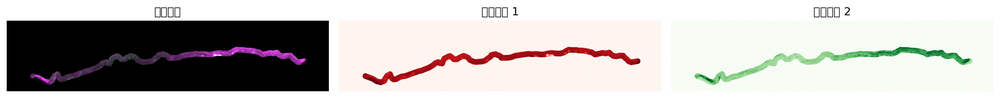
#> input picture fluorescence_segmentation/processed_S163-2_a_separation_result.png, 1000 x 98 px, shrunk from 2235 x 218 before the run
$ python -i ica_fluorescence_separation.py   (imports and definitions only)
#> lines starting #> are read from the running program, lines starting #| are printed output that depends on the picture
#!/usr/bin/env python3
# -*- coding: utf-8 -*-

"""
螢光染料分割工具：使用 ICA (獨立成分分析) 分離兩種螢光染料頻道

主要功能：
1. 載入含有兩種螢光染料的圖像
2. 使用 ICA 演算法分離獨立的螢光染料信號
3. 後處理和去噪
4. 視覺化分離結果
5. 批量處理多個圖像
"""

import numpy as np
from PIL import Image
import cv2
import os
from pathlib import Path
import argparse
import sys
import matplotlib.pyplot as plt
from sklearn.decomposition import FastICA
from sklearn.preprocessing import StandardScaler
from scipy import ndimage
from typing import Tuple, Optional, List
import warnings
# [1 line not run here, left out]

class FluorescenceICAProcessor:
    """螢光染料 ICA 分離處理器"""

    def __init__(self, n_components: int = 2, random_state: int = 42):
        """
        初始化處理器

        Args:
            n_components: ICA 成分數量（預設2，對應兩種染料）
            random_state: 隨機種子，確保結果可重現
        """
        self.n_components = n_components
        self.random_state = random_state
        self.ica = FastICA(n_components=n_components, random_state=random_state, max_iter=1000)
        self.scaler = StandardScaler()

    def load_image(self, image_path: str) -> Optional[np.ndarray]:
        """
        載入圖像

        Args:
            image_path: 圖像文件路徑

        Returns:
            圖像數組或None（載入失敗時）
        """
        try:
            img = Image.open(image_path)
            img_array = np.array(img)

            # 確保是彩色圖像
            if len(img_array.shape) == 2:
                # 如果是灰階圖，轉為RGB
                img_array = np.stack([img_array] * 3, axis=-1)
            elif len(img_array.shape) == 3 and img_array.shape[2] > 3:
                # 如果有alpha通道，只取RGB
                img_array = img_array[:, :, :3]

            print(f"✓ 載入圖像: {os.path.basename(image_path)} - 尺寸: {img_array.shape}")
            return img_array

        except Exception as e:
            print(f"✗ 載入圖像失敗 {image_path}: {e}")
            return None

    def preprocess_image(self, image: np.ndarray) -> np.ndarray:
        """
        圖像預處理

        Args:
            image: 輸入圖像

        Returns:
            預處理後的圖像
        """
        # 轉換為float類型並正規化到[0,1]
        processed = image.astype(np.float64) / 255.0

        # 高斯濾波去噪
        for i in range(processed.shape[2]):
            processed[:, :, i] = ndimage.gaussian_filter(processed[:, :, i], sigma=0.5)

        return processed

    def prepare_data_for_ica(self, image: np.ndarray) -> Tuple[np.ndarray, Tuple[int, int]]:
        """
        為ICA準備數據格式

        Args:
            image: 預處理後的圖像 (H, W, C)

        Returns:
            重塑後的數據 (n_pixels, n_channels) 和原始形狀
        """
        height, width, channels = image.shape
        # 重塑為 (n_pixels, n_channels)
        data = image.reshape(-1, channels)

        # 移除全零像素（背景）
        non_zero_mask = np.any(data > 0.01, axis=1)  # 閾值設定為0.01
        filtered_data = data[non_zero_mask]

        print(f"  有效像素數: {len(filtered_data)} / {len(data)} ({len(filtered_data)/len(data)*100:.1f}%)")

        return filtered_data, (height, width), non_zero_mask

    def perform_ica_separation(self, data: np.ndarray) -> np.ndarray:
        """
        執行ICA分離

        Args:
            data: 準備好的數據 (n_pixels, n_channels)

        Returns:
            分離後的獨立成分 (n_pixels, n_components)
        """
        print("  執行ICA分離...")

        # 標準化數據
        data_scaled = self.scaler.fit_transform(data)

        # 執行ICA
        separated_sources = self.ica.fit_transform(data_scaled)

        # 正規化分離結果到[0,1]
        for i in range(separated_sources.shape[1]):
            source = separated_sources[:, i]
            source_min, source_max = source.min(), source.max()
            if source_max > source_min:
                separated_sources[:, i] = (source - source_min) / (source_max - source_min)
            else:
                separated_sources[:, i] = 0

        print(f"  ✓ ICA分離完成，獲得 {separated_sources.shape[1]} 個獨立成分")
        return separated_sources

    def reconstruct_images(self, separated_sources: np.ndarray,
                          original_shape: Tuple[int, int],
                          non_zero_mask: np.ndarray) -> List[np.ndarray]:
        """
        重建分離後的圖像

        Args:
            separated_sources: ICA分離結果
            original_shape: 原始圖像形狀
            non_zero_mask: 有效像素掩碼

        Returns:
            重建的圖像列表
        """
        height, width = original_shape
        total_pixels = height * width
        reconstructed_images = []

        for i in range(separated_sources.shape[1]):
            # 創建空白圖像
            full_image = np.zeros(total_pixels)

            # 將分離的成分放回原位置
            full_image[non_zero_mask] = separated_sources[:, i]

            # 重塑為原始形狀
            reconstructed = full_image.reshape(height, width)
            reconstructed_images.append(reconstructed)

        return reconstructed_images

    def post_process_component(self, component: np.ndarray,
                             median_filter_size: int = 3,
                             threshold: float = 0.1) -> np.ndarray:
        """
        對分離出的成分進行後處理

        Args:
            component: 分離出的成分
            median_filter_size: 中值濾波器大小
            threshold: 二值化閾值

        Returns:
            後處理的成分
        """
        # 中值濾波去噪
        filtered = ndimage.median_filter(component, size=median_filter_size)

        # 形態學操作
        kernel = np.ones((3,3), np.uint8)

        # 轉換為uint8進行形態學操作
        filtered_uint8 = (filtered * 255).astype(np.uint8)

        # 開操作（去除小噪點）
        opened = cv2.morphologyEx(filtered_uint8, cv2.MORPH_OPEN, kernel)

        # 閉操作（填充小孔洞）
        closed = cv2.morphologyEx(opened, cv2.MORPH_CLOSE, kernel)

        # 轉換回float
        processed = closed.astype(np.float64) / 255.0

        return processed

    def process_image(self, image_path: str,
                     output_dir: Optional[str] = None,
                     save_intermediate: bool = True) -> Optional[List[np.ndarray]]:
        """
        處理單張圖像的完整流程

        Args:
            image_path: 輸入圖像路徑
            output_dir: 輸出目錄
            save_intermediate: 是否保存中間結果

        Returns:
            分離的螢光染料成分列表
        """
        print(f"\n處理圖像: {os.path.basename(image_path)}")

        # 1. 載入圖像
        raw_image = self.load_image(image_path)
#> in load_image, img is the input picture: PIL image 1000x98 RGBA; mean R, G, B, A 191, 187.6, 185.1, 255
#| ✓ 載入圖像: processed_S163-2_a_separation_result.png - 尺寸: (98, 1000, 3)
        if raw_image is None:
            return None

        # 2. 預處理
        processed_image = self.preprocess_image(raw_image)
        print("  ✓ 圖像預處理完成")

        # 3. 準備ICA數據
        ica_data, original_shape, non_zero_mask = self.prepare_data_for_ica(processed_image)
#|   有效像素數: 79092 / 98000 (80.7%)
#> original_shape = (98, 1000)
        if len(ica_data) < 100:  # 至少需要100個有效像素
            print("  ✗ 有效像素太少，無法進行ICA分析")
            return None

        # 4. ICA分離
        separated_sources = self.perform_ica_separation(ica_data)
#> in perform_ica_separation, `separated_sources = self.ica.fit_transform(data_scaled)`: separated_sources = 79092 pairs, first value -6.91 to 3.03, second value -5.46 to 1.76
#> the loop in perform_ica_separation, `for i in range(separated_sources.shape[1]):` made 2 passes
#> (source_min, source_max) on passes 1 to 2: (-6.91, 3.03), (-5.46, 1.76)
#> after the loop in perform_ica_separation, `for i in range(separated_sources.shape[1]):`: separated_sources = 79092 pairs, first value 0 to 1, second value 0 to 1
#|   ✓ ICA分離完成，獲得 2 個獨立成分

        # 5. 重建圖像
        separated_components = self.reconstruct_images(separated_sources, original_shape, non_zero_mask)
#> in reconstruct_images, `height, width = original_shape`: height = 98; width = 1000
#> in reconstruct_images, `total_pixels = height * width`: total_pixels = 98000
#> the loop in reconstruct_images, `for i in range(separated_sources.shape[1]):` made 2 passes
#> pass 1, in reconstruct_images, `reconstructed = full_image.reshape(height, width)`:
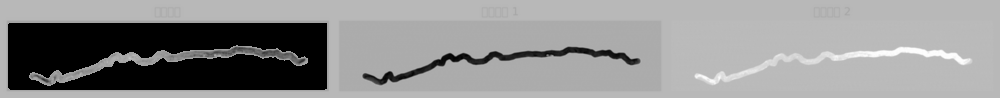
#> reconstructed: shape (98, 1000) float64; min 0, max 1, mean 0.561
#> pass 2, in reconstruct_images, `reconstructed = full_image.reshape(height, width)`:
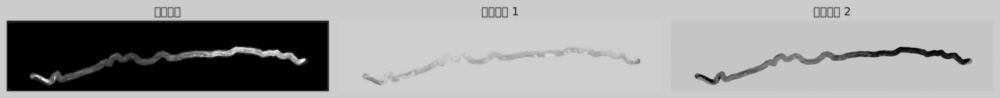
#> reconstructed: shape (98, 1000) float64; min 0, max 1, mean 0.61
#> after the loop in reconstruct_images, `for i in range(separated_sources.shape[1]):`: reconstructed_images = 2 items
#> separated_components = 2 items

        # 6. 後處理
        processed_components = []
        for i, component in enumerate(separated_components):
            processed_comp = self.post_process_component(component)
            processed_components.append(processed_comp)
            print(f"  ✓ 成分 {i+1} 後處理完成")
#> this loop made 2 passes
#> kernel in post_process_component on passes 1 to 2: [[1, 1, 1], [1, 1, 1], [1, 1, 1]], [[1, 1, 1], [1, 1, 1], [1, 1, 1]]
#|   ✓ 成分 1 後處理完成
#|   ✓ 成分 2 後處理完成
#> after the loop, processed_components = 2 items

        # 7. 保存結果
        if output_dir and save_intermediate:
            self.save_results(image_path, raw_image, processed_components, output_dir)

        return processed_components

    # [129 lines left out: functions save_results, save_visualization, process_single_image, process_batch, main, not called in this run]

# [10 lines not run here, left out]

>>> result = FluorescenceICAProcessor().process_image('processed_S163-2_a_separation_result.png')
#> result = 2 items
